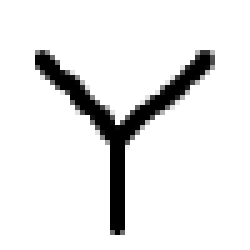
%> input picture MATLAB/BOHitOrMissE2D/images/triple.tif, 50 x 50 px (shown 5 times larger)
$ octave BOHitOrMissE2D_TEST.m   (GNU Octave 9; MATLAB toolbox functions it lacks are replaced by stand-ins)
%> lines starting %> are read from the running program, lines starting %| are printed output that depends on the picture; in (x1, y1, x2, y2) boxes, pixels count from 0 and x2, y2 are one past the last pixel; in counts of white or black regions, pixels touching at a corner belong together; the program's own positions count from 1
### MATLAB/BOHitOrMissE2D/BOHitOrMissE2D.m
function out = BOHitOrMissE2D(im,method)
%%  BOHitOrMissE - end and triple points detection based on erosion
%
%   REFERENCE:
%       C. Di Ruberto and A.G. Dempster,
%       Attributed skeleton graphs using mathematical morphology,
%       ELECTRONICS LETTERS, 37, 22, 1325-1327, 2001
%
%   INPUT:
%       im      - binary image.
%       method  - 'end' or 'triple'.
%
%   OUTPUT:
%       out     - image with detected points
%
%   USAGE:
%        % Skeleton
%        sk = bwmorph(im, 'thin', inf);
%        % Hit or Miss
%        out1 = BOHitOrMissE(sk, 'end');
%        out2 = BOHitOrMissE(sk, 'triple');
%
%   AUTHOR:
%       Boguslaw Obara, http://boguslawobara.net/
%
%   VERSION:
%       0.1 - 25/08/2008 First implementation

%% SE - endpoints
if strcmp(method, 'end')
se(:,:,1) = [    0  1  0   ;...
                 0  1  0   ;...
                 0  0  0   ];

se(:,:,2) = [    0  0  1   ;...
                 0  1  0   ;...
                 0  0  0   ];

se(:,:,3) = [    0  0  0   ;...
                 0  1  1   ;...
                 0  0  0   ];

se(:,:,4) = [    0  0  0   ;...
                 0  1  0   ;...
                 0  0  1   ];

se(:,:,5) = [    0  0  0   ;...
                 0  1  0   ;...
                 0  1  0   ];

se(:,:,6) = [    0  0  0   ;...
                 0  1  0   ;...
                 1  0  0   ];

se(:,:,7) = [    0  0  0   ;...
                 1  1  0   ;...
                 0  0  0   ];

se(:,:,8) = [    1  0  0   ;...
                 0  1  0   ;...
                 0  0  0   ];
%% SE - triple points (junctions)
elseif strcmp(method, 'triple')
se(:,:,1) = [    0  1  0   ;...
                 1  1  1   ;...
                 0  0  0   ];

se(:,:,2) = [    1  0  1   ;...
                 0  1  0   ;...
                 0  0  1   ];

se(:,:,3) = [    0  1  0   ;...
                 0  1  1   ;...
                 0  1  0   ];

se(:,:,4) = [    0  0  1   ;...
                 0  1  0   ;...
                 1  0  1   ];

se(:,:,5) = [    0  0  0   ;...
                 1  1  1   ;...
                 0  1  0   ];

se(:,:,6) = [    1  0  0   ;...
                 0  1  0   ;...
                 1  0  1   ];

se(:,:,7) = [    0  1  0   ;...
                 1  1  0   ;...
                 0  1  0   ];

se(:,:,8) = [    1  0  1   ;...
                 0  1  0   ;...
                 1  0  0   ];

se(:,:,9) = [    0  1  0   ;...
                 0  1  1   ;...
                 1  0  0   ];

se(:,:,10)= [    0  0  1   ;...
                 1  1  0   ;...
                 0  0  1   ];

se(:,:,11)= [    1  0  0   ;...
                 0  1  1   ;...
                 0  1  0   ];

se(:,:,12)= [    0  1  0   ;...
                 0  1  0   ;...
                 1  0  1   ];

se(:,:,13)= [    0  0  1   ;...
                 1  1  0   ;...
                 0  1  0   ];

se(:,:,14)= [    1  0  0   ;...
                 0  1  1   ;...
                 1  0  0   ];

se(:,:,15)= [    0  1  0   ;...
                 1  1  0   ;...
                 0  0  1   ];

se(:,:,16)= [    1  0  1   ;...
                 0  1  0   ;...
                 0  1  0   ];
end
%%  Hit or Miss
if strcmp(method, 'end') || strcmp(method, 'triple')
    out = zeros(size(im));
    for i=1:size(se,3)
        ero = imerode(im, se(:,:,i));
        out = imadd(out, double(ero));
    end
    out = out==1;
end
%%
end

### MATLAB/BOHitOrMissE2D/BOHitOrMissE2D_TEST.m
%% Clear ALL
clc; clear all; close all;
%% Read image
im = imread('./images/triple.tif');
%> im is the input picture: size 50x50 uint8; min 0, max 255, mean 231.9
im = im<10;
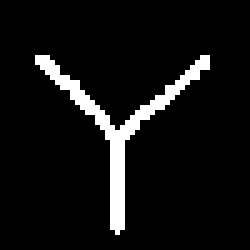
%> im: size 50x50 logical (shown 5 times larger); 7% white in thin lines or dots, all inside (x1, y1, x2, y2) = (7, 11, 42, 47)
%% Skeleton
im = bwmorph(im,'thin',inf);
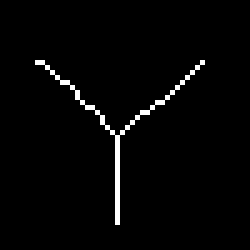
%> im: size 50x50 logical (shown 5 times larger); 2.1% white in thin lines or dots, all inside (x1, y1, x2, y2) = (7, 12, 41, 45)
%% Hit or Miss
out1 = BOHitOrMissE2D(im,'end');
%> the loop in BOHitOrMissE2D, `for i=1:size(se,3)` made 8 passes
%> pass 1, in BOHitOrMissE2D, `ero = imerode(im, se(:,:,i));`:
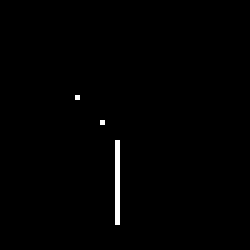
%> ero: size 50x50 logical (shown 5 times larger); 0.76% white in thin lines or dots, all inside (x1, y1, x2, y2) = (15, 19, 24, 45)
%> pass 2, in BOHitOrMissE2D, `ero = imerode(im, se(:,:,i));`:
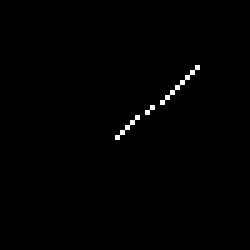
%> ero: size 50x50 logical (shown 5 times larger); 0.6% white in thin lines or dots, all inside (x1, y1, x2, y2) = (23, 13, 40, 28)
%> in BOHitOrMissE2D, `out = out==1;`:
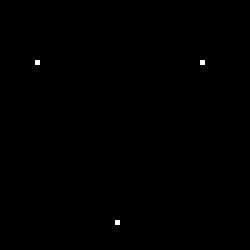
%> out: size 50x50 logical (shown 5 times larger); 0.12% white in thin lines or dots, all inside (x1, y1, x2, y2) = (7, 12, 41, 45)
out2 = BOHitOrMissE2D(im,'triple');
%> call 2 of BOHitOrMissE2D, with method = 'triple'
%> after the loop in BOHitOrMissE2D (call 2), `for i=1:size(se,3)`:
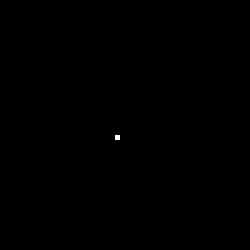
%> out: size 50x50 double (shown 5 times larger); values 0 (black) and 1 (white), 0.04% white in thin lines or dots, all inside (x1, y1, x2, y2) = (23, 27, 24, 28)
%% Plot
ims = im;
ims = ims + 2*out1;
ims = ims + 8*out2;
imagesc(ims);
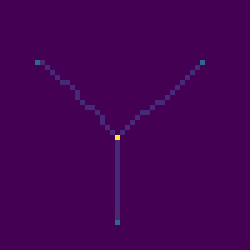
%> displayed picture: size 50x50x3, on the screen's scale of 0 to 255 (shown 5 times larger); mean R, G, B 68.1, 2, 84.8
